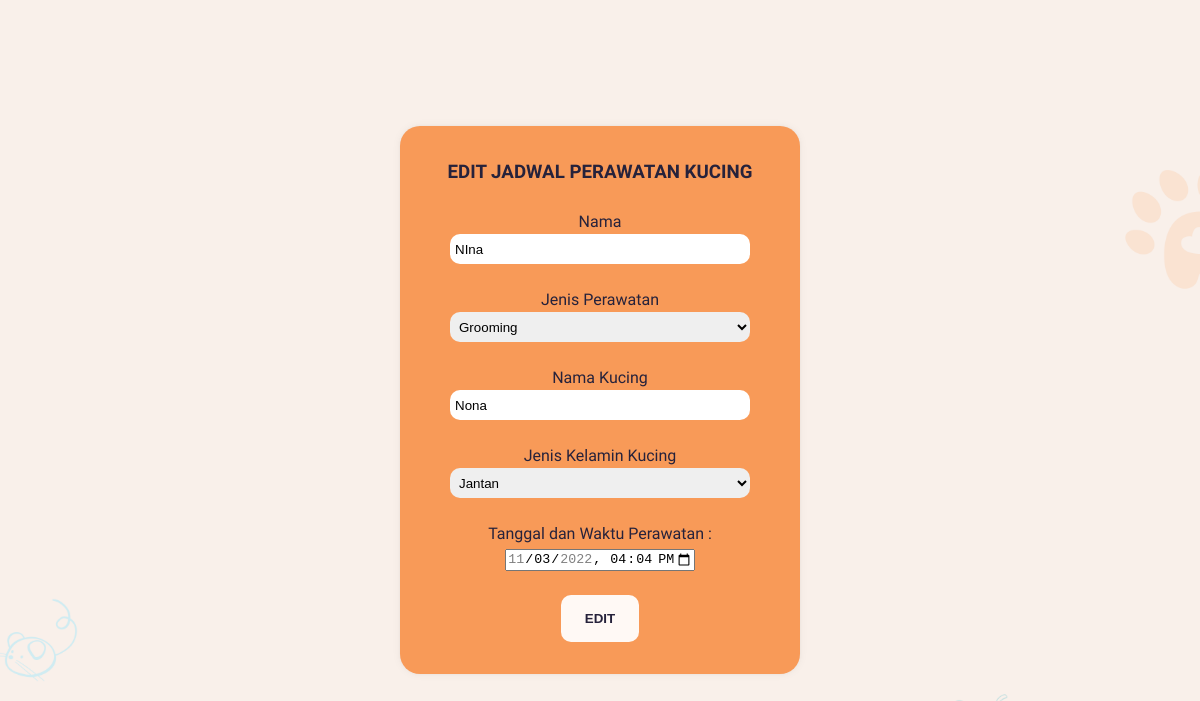
Screenshot of /editbook.php?id=24 with the database file from the repository.
### tables this page shows
CREATE TABLE `kucing` (
  `id` int(11) NOT NULL,
  `bnama` varchar(50) NOT NULL,
  `bjenis` varchar(50) NOT NULL,
  `knama` varchar(50) NOT NULL,
  `kkelamin` varchar(50) NOT NULL,
  `bbook` varchar(100) NOT NULL,
  `btrawat` varchar(100) NOT NULL,
  `kfoto` varchar(255) NOT NULL
);

### editbook.php (the view, shortened to what this page needs)
<?php
    $mindate = date("Y-m-d");
    $mintime = date("h:i");
    $min = $mindate."T".$mintime;
    $maxdate = date("Y-m-d", strtotime("+7 Days"));
    $maxtime = date("h:i");
    $max = $maxdate."T".$maxtime;
    require 'config.php';
    if(isset($_GET['id'])){
        $id = $_GET['id'];
    }
    $result = mysqli_query($db, "SELECT * FROM kucing WHERE id = '$id'");
    $row = mysqli_fetch_array($result);
?>
<!DOCTYPE html>
<html lang="en">
<head>
    <link rel="stylesheet" href="styleedit.css">
</head>
<body>
    <div class="form">
        <h3>EDIT JADWAL PERAWATAN KUCING</h3><br>
        <form action="" method="post">
            <label for="">Nama</label><br>
            <input type="text" name="bnama" value=<?=$row['bnama']?>> <br><br>
            <label for="">Jenis Perawatan</label><br>
            <select name="rawat" class="select" value=<?=$row['bjenis']?>>
                <option value="GROOMING">Grooming</option>
            </select><br><br>
            <label for="">Nama Kucing</label><br>
            <input type="text" name="knama" value=<?=$row['knama']?>> <br><br>
            <label for="">Jenis Kelamin Kucing</label><br>
            <select name="kelamin" class="select" value=<?=$row['kkelamin']?>>
                <option value="JANTAN">Jantan</option>
            </select><br><br>
            <label for="">Tanggal dan Waktu Perawatan : </label><br>
            <input type="datetime-local" name="tanggal_rawat" min="<?php echo $min?>" max="<?php echo $max?>" value=<?=$row['btrawat']?>><br><br>
            <button type="submit" name='submit' class="submit">EDIT</button>
        </form>
    </div>
</body>
</html>

### styleedit.css (style rules this page uses)
* { margin: 0; padding: 0; box-sizing: border-box; }
body { font-family: "Dosis"; color: #26223B; background-image: url(img/background.png) ; background-position:right center; background-size: cover; position:relative; margin: 0px; background-attachment: fixed; line-height: 1.5; display: flex; height: 100vh; flex-direction: column; align-items: center; justify-content: center; text-align: center; }
.form { border-radius: 20px; background: #F89A58; width: 400px; padding: 2rem; box-shadow: 0 0px 2.2px rgba(0,0,0,0.028), 0 0px 5.3px rgba(0,0,0,0.04),0 0px 10px rgba(0,0,0,0.05); }
.submit { border-radius: 10px; background: #FFF9F5; color: #26223B; font-weight: bold; padding: 1rem 1.5rem; border: none; cursor: pointer; }
.select, input[type="text"] { height: 30px; width: 300px; border-radius: 10px; border: none; padding: 5px; }

### rows the page displays
kucing: bnama "NIna", rawat "Grooming", knama "Nona", kelamin "Jantan", tanggal_rawat "11/03/2022 16:04"
